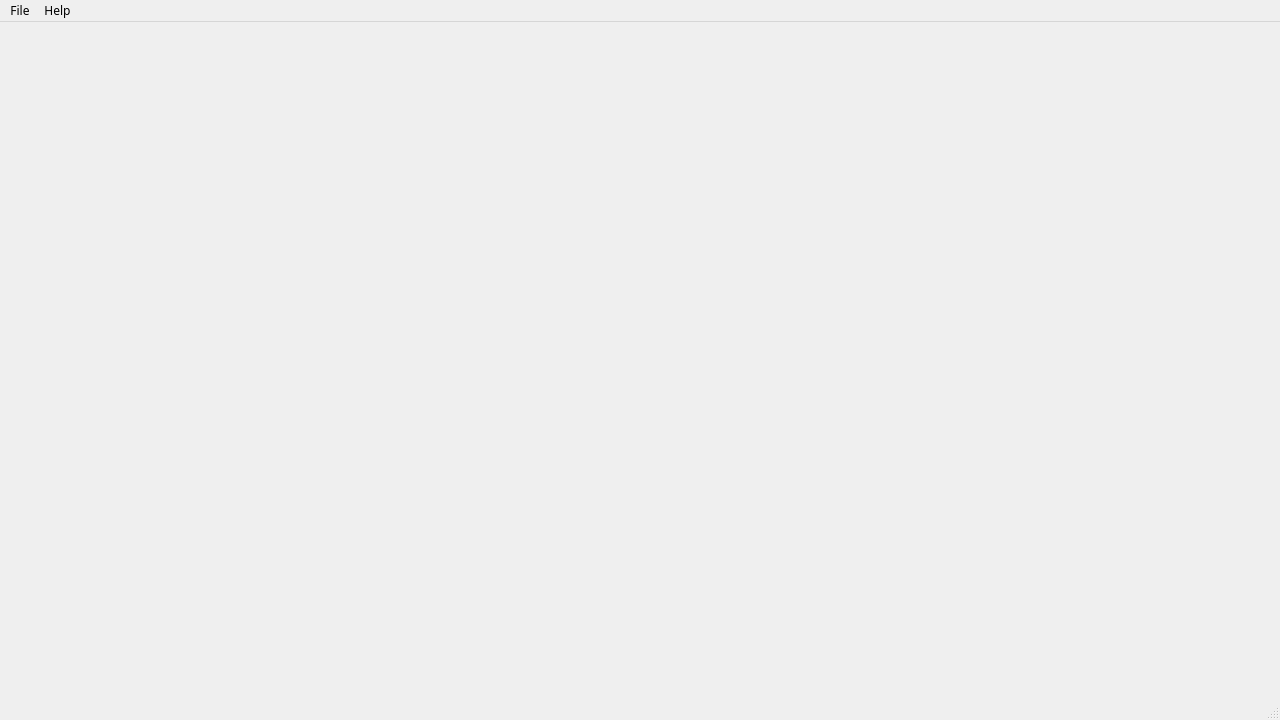
<?xml version="1.0" encoding="UTF-8"?>
<ui version="4.0">
 <class>MainWindow</class>
 <widget class="QMainWindow" name="MainWindow">
  <property name="windowModality">
   <enum>Qt::NonModal</enum>
  </property>
  <property name="enabled">
   <bool>true</bool>
  </property>
  <property name="geometry">
   <rect>
    <x>0</x>
    <y>0</y>
    <width>1280</width>
    <height>720</height>
   </rect>
  </property>
  <property name="minimumSize">
   <size>
    <width>1280</width>
    <height>720</height>
   </size>
  </property>
  <property name="maximumSize">
   <size>
    <width>16777215</width>
    <height>16777213</height>
   </size>
  </property>
  <property name="font">
   <font>
    <family>Poppins</family>
    <pointsize>9</pointsize>
   </font>
  </property>
  <property name="mouseTracking">
   <bool>false</bool>
  </property>
  <property name="acceptDrops">
   <bool>true</bool>
  </property>
  <property name="windowTitle">
   <string>Dicom Viewer</string>
  </property>
  <widget class="QWidget" name="centralwidget"/>
  <widget class="QMenuBar" name="menubar">
   <property name="geometry">
    <rect>
     <x>0</x>
     <y>0</y>
     <width>1280</width>
     <height>28</height>
    </rect>
   </property>
   <widget class="QMenu" name="menuFile">
    <property name="title">
     <string>File</string>
    </property>
    <addaction name="actionImport_NIFTI"/>
    <addaction name="actionImport_Sample_Image"/>
    <addaction name="actionImport_DICOM_Series"/>
    <addaction name="actionQuit_App"/>
    <addaction name="separator"/>
   </widget>
   <widget class="QMenu" name="menuHelp">
    <property name="title">
     <string>Help</string>
    </property>
   </widget>
   <addaction name="menuFile"/>
   <addaction name="menuHelp"/>
  </widget>
  <widget class="QStatusBar" name="statusbar"/>
  <action name="actionImport_NIFTI">
   <property name="text">
    <string>Import NIFTI</string>
   </property>
  </action>
  <action name="actionImport_Sample_Image">
   <property name="text">
    <string>Import Sample Image</string>
   </property>
  </action>
  <action name="actionImport_DICOM_Series">
   <property name="text">
    <string>Import DICOM Series</string>
   </property>
  </action>
  <action name="actionQuit_App">
   <property name="text">
    <string>Quit App</string>
   </property>
  </action>
 </widget>
 <resources/>
 <connections/>
</ui>
